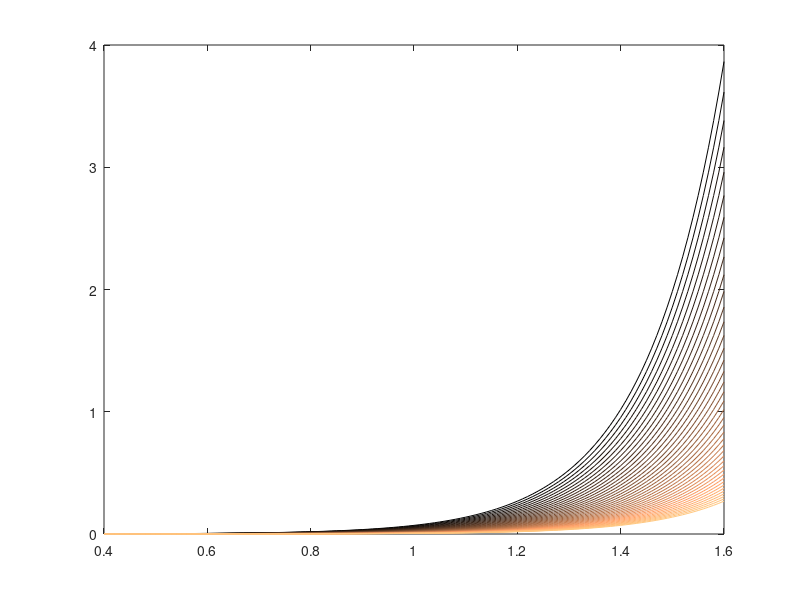
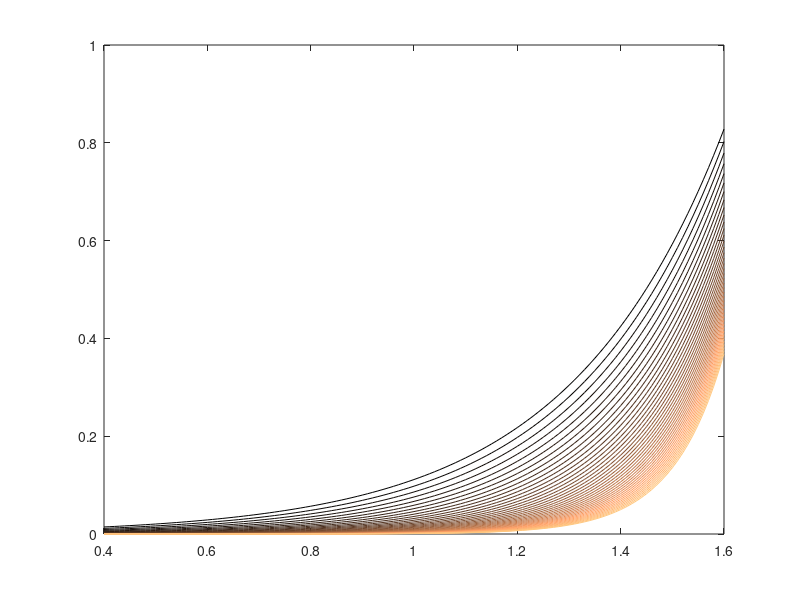
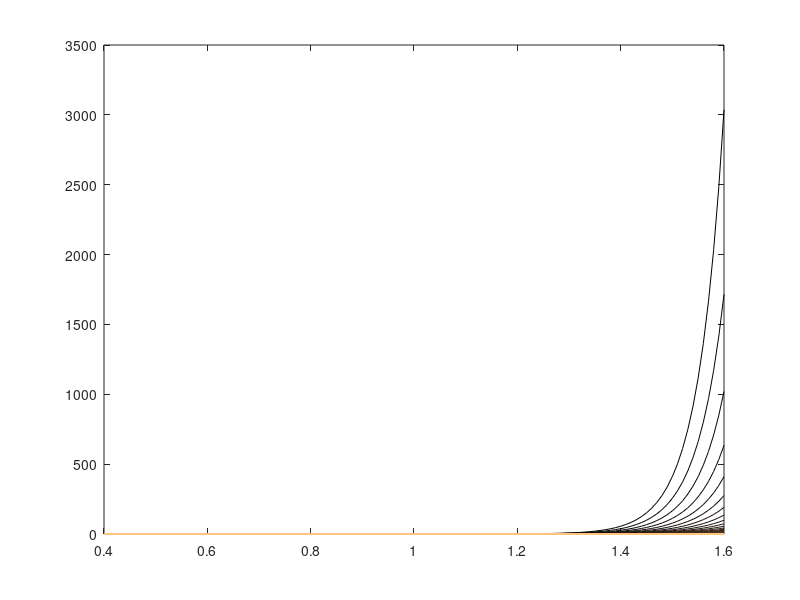

Recreate these plots in MATLAB, in order. (Note: this script raises an error after producing the figures.)


%% passive force length properties


%% vary kSF

lMtilde = 0.4:0.01:1.6;
figure();
iV = 0.8:0.01:1.2;
Cols = copper(length(iV));
ct = 1;
for i = iV
    kpe = 4;
    kSF = i;

    % Parameters of passive muscle force-length characteristic
    e0 = 0.6;
    t50 = exp(kpe .* (0.2 - 0.10e1) ./ e0);
    pp1 = (t50 - 0.10e1);
    t7 = exp(kpe);
    pp2 = (t7 - 0.10e1);
    Fpparam = [pp1;pp2];

    % compute the % of the maximal force generating capacity at the current
    % state

    % get passive force
    e0 = 0.6;
    t5 = exp(kpe .* (lMtilde - kSF) ./ e0);
    Fpe = ((t5 - 0.10e1) - Fpparam(1)) ./ Fpparam(2);

    plot(lMtilde,Fpe,'Color',Cols(ct,:)); hold on;
    ct = ct+1;
end




%% vary kpe

lMtilde = 0.4:0.01:1.6;
figure();
iV = 2:0.1:6;
Cols = copper(length(iV));
ct = 1;
for i = iV
    kpe = i;
    kSF = 1.1;

    % Parameters of passive muscle force-length characteristic
    e0 = 0.3;
    t50 = exp(kpe .* (0.2 - 0.10e1) ./ e0);
    pp1 = (t50 - 0.10e1);
    t7 = exp(kpe);
    pp2 = (t7 - 0.10e1);
    Fpparam = [pp1;pp2];

    % compute the % of the maximal force generating capacity at the current
    % state

    % get passive force
    e0 = 0.6;
    t5 = exp(kpe .* (lMtilde - kSF) ./ e0);
    Fpe = ((t5 - 0.10e1) - Fpparam(1)) ./ Fpparam(2);

    plot(lMtilde,Fpe,'Color',Cols(ct,:)); hold on;
    ct = ct+1;
end

%% vary e0

lMtilde = 0.4:0.01:1.6;
figure();
e0V = 0.2:0.01:1;
Cols = copper(length(e0V));
ct = 1;
for i = e0V
    kpe = 4;
    kSF = 1;
    e0 = i;

    % Parameters of passive muscle force-length characteristic
    t50 = exp(kpe .* (0.2 - 0.10e1) ./ e0);
    pp1 = (t50 - 0.10e1);
    t7 = exp(kpe);
    pp2 = (t7 - 0.10e1);
    Fpparam = [pp1;pp2];

    % compute the % of the maximal force generating capacity at the current
    % state

    % get passive force
    t5 = exp(kpe .* (lMtilde - kSF) ./ e0);
    Fpe = ((t5 - 0.10e1) - Fpparam(1)) ./ Fpparam(2);

    plot(lMtilde,Fpe,'Color',Cols(ct,:)); hold on;
    ct = ct+1;
end


%% Test function implementation

nMuscles = 43;
lMtilde = ones(nMuscles,1).*1.4;
vMtilde = 0;
vMtildemax = 10;
kpe = ones(nMuscles,1)*4 + randn(nMuscles,1);
kSF = ones(nMuscles,1);
[Fpe,FMltilde,FMvtilde] = getForceLengthVelocityProperties_setPassiveParam(lMtilde,vMtilde,vMtildemax,kpe,kSF);

figure();
plot(kpe,Fpe,'o')
